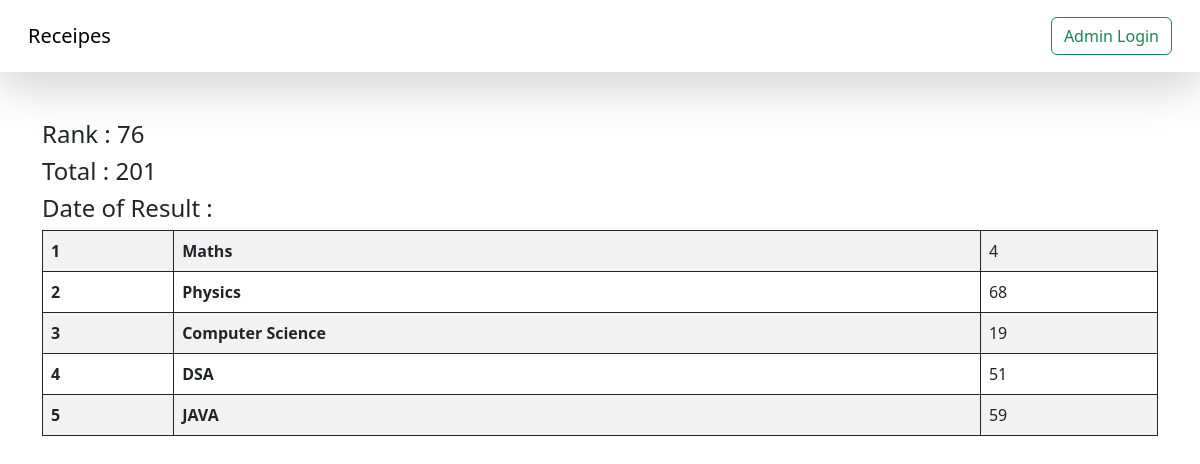
The page /see-marks/STU-0705/ on the database its author committed.
### vege/models.py (models this page shows, shortened)
class SubjectMarks(models.Model):
    student=models.ForeignKey(Student,related_name="studentmarks",on_delete=models.CASCADE)
    subject=models.ForeignKey(Subject,on_delete=models.CASCADE)
    marks=models.IntegerField()
    class Meta:
        unique_together=['student','subject']

class Subject(models.Model):
    subject_name=models.CharField(max_length=100)

### vege/views.py (the view)
# urls.py: path('see-marks/<student_id>/',see_marks,name="see_marks"),
def see_marks(request,student_id):
    queryset=SubjectMarks.objects.filter(student__student_id__student_id=student_id)
    total_marks=queryset.aggregate(total_marks=Sum('marks'))
    current_rank=-1
    i=1
    ranks=Student.objects.annotate(marks=Sum('studentmarks__marks')).order_by('-marks','-student_age')
    for rank in ranks:
        if student_id==rank.student_id.student_id:
            current_rank=i
            break
        i=i+1
    return render(request,'report/see_marks.html',{'queryset':queryset,'total_marks':total_marks,'page':'Report Card','current_rank':current_rank})

### vege/templates/report/see_marks.html
{%extends "base.html"%}
{%block start%}
<div class="container mt-5">
    <h4>Rank : {{current_rank}}</h4>
    <h4>Total : {{total_marks.total_marks}}</h4>
    <h4>Date of Result : {{queryset.first.student.reportcard.first.date_of_report}}</h4>
<table class="table table-striped">
    <tbody>
        {%for marks in queryset%}
      <tr>
        <th scope="row">{{forloop.counter}}</th>
        <td><b>{{marks.subject.subject_name}}</b></td>
        <td>{{marks.marks}}</td>
      </tr>
      {%endfor%}
    </tbody>
  </table>
  </div>
{%endblock%}

### home/templates/base.html (style rules this page uses)
table, th, td,tr { border: 1px solid; }

### rows shown on the page
SubjectMarks: subject.subject_name "Maths", marks "4"
SubjectMarks: subject.subject_name "Physics", marks "68"
SubjectMarks: subject.subject_name "Computer Science", marks "19"
SubjectMarks: subject.subject_name "DSA", marks "51"
SubjectMarks: subject.subject_name "JAVA", marks "59"

### other values the page prints
{{ current_rank }} "76"
{{ total_marks.total_marks }} "201"
